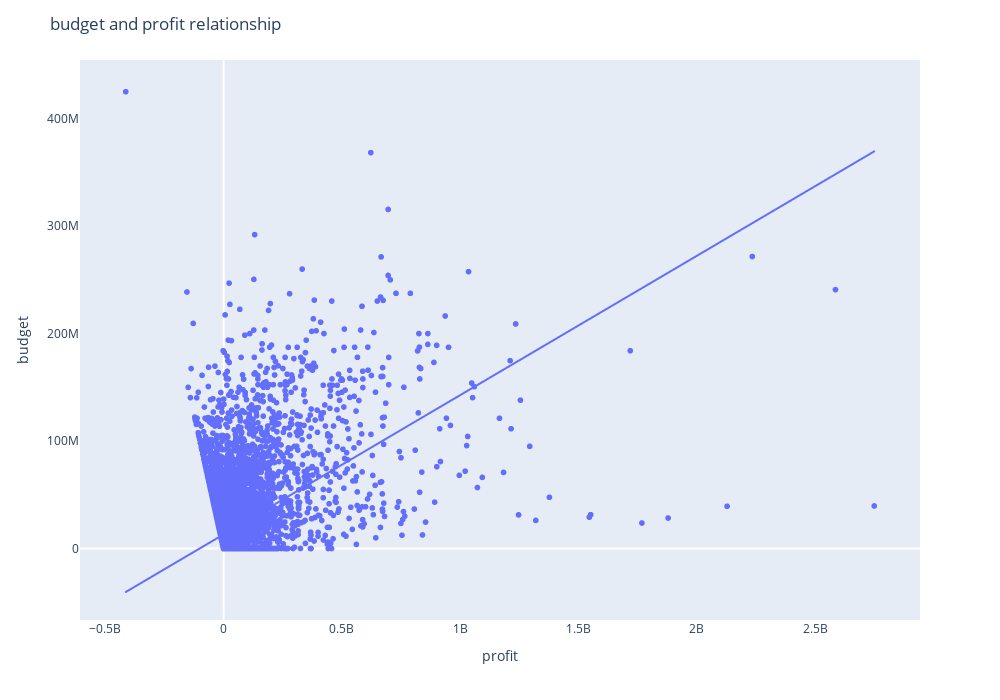

The notebook cell this image was saved under:
### Markdown cell above
### <span style='color:#191970'> Question 3. How does budget and profit for the Movies correlate? Does high budget equals high profit?

### Code cell
fig = px.scatter(df_movies ,x = 'profit', y ='budget_adj', trendline = 'ols')
fig.update_layout(title_text ='budget and profit relationship', xaxis_title = 'profit',
                  yaxis_title = 'budget')

#setting the chart properties
fig.update_layout(
    autosize=False,
    width=1000,
    height=700,)

#hiding the gridlines
fig.update_xaxes(showgrid = False)
fig.update_yaxes(showgrid = False)

fig.show()

### Figure 1 — Plotly figure (JSON) as saved in the notebook; plotly's stock layout.template omitted (floating-point values rounded to 4 significant figures; data arrays with more than 128 entries replaced by an {"elided": "..."} marker saying what was removed)
{"data": [{"hovertemplate": "profit=%{x}<br>budget_adj=%{y}<extra></extra>", "legendgroup": "", "marker": {"color": "#636efa", "symbol": "circle"}, "mode": "markers", "name": "", "showlegend": false, "type": "scattergl", "x": {"elided": "10865 float values"}, "xaxis": "x", "y": {"elided": "10865 float values"}, "yaxis": "y"}, {"hovertemplate": "<b>OLS trendline</b><br>budget_adj = 0.129572 * profit + 1.31679e+07<br>R<sup>2</sup>=0.223659<br><br>profit=%{x}<br>budget_adj=%{y} <b>(trend)</b><extra></extra>", "legendgroup": "", "marker": {"color": "#636efa", "symbol": "circle"}, "mode": "lines", "name": "", "showlegend": false, "type": "scattergl", "x": {"elided": "10865 float values"}, "xaxis": "x", "y": {"elided": "10865 float values"}, "yaxis": "y"}], "layout": {"autosize": false, "height": 700, "legend": {"tracegroupgap": 0}, "margin": {"t": 60}, "title": {"text": "budget and profit relationship"}, "width": 1000, "xaxis": {"anchor": "y", "domain": [0, 1], "showgrid": false, "title": {"text": "profit"}}, "yaxis": {"anchor": "x", "domain": [0, 1], "showgrid": false, "title": {"text": "budget"}}}}
